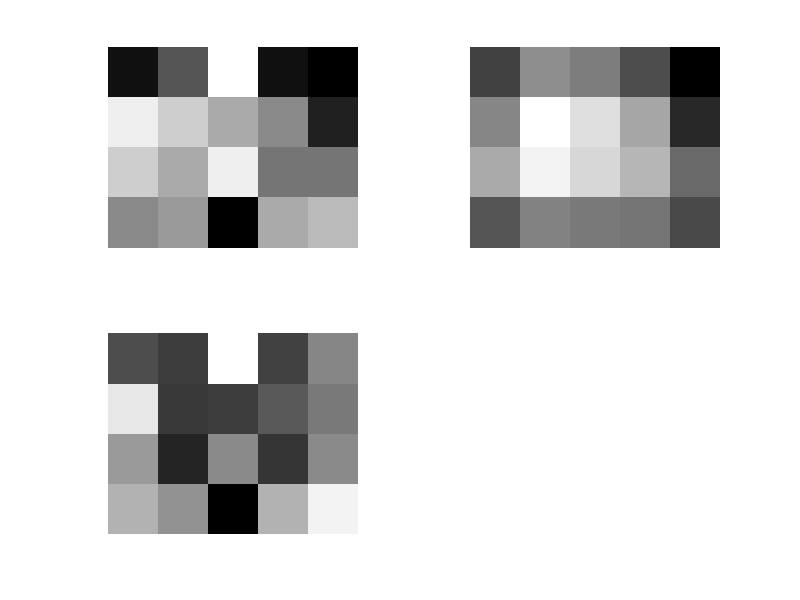

Here is the MATLAB script that generated this plot:
S = 3;
T = 3;
f = [1,5,15,1,0;14,12,10,8,2;12,10,14,7,7;8,9,0,10,11];
[M,N] = size(f);
w = [1,1,1;1,1,1;1,1,1];
g = zeros(M,N);

A = size(w,1);
k = A-((A-1)/2);
a = (A-1)/2;
Iaux = zeros(M+A-1,N+A-1);
g = Iaux;
Iaux(k:M+a,k:N+a) = f;

for (x=k:1:N+a)
  for (y=k:1:M+a)
    soma=0;
    for(s=-1:1:1)
      for(t=-1:1:1)
          %Aplica-se correlação
         soma += Iaux(y+s,x+t) * w(k+s,k+t);
       endfor
     endfor
     g(y,x)=soma;
  endfor
endfor

g = g(k:M+a,k:N+a)
Iaux = Iaux(k:M+a,k:N+a)
g=g/5


d = Iaux - g;



subplot(221);
imshow(f,[]);
subplot(222);
imshow(g,[]);
subplot(223);
imshow(d,[]);
